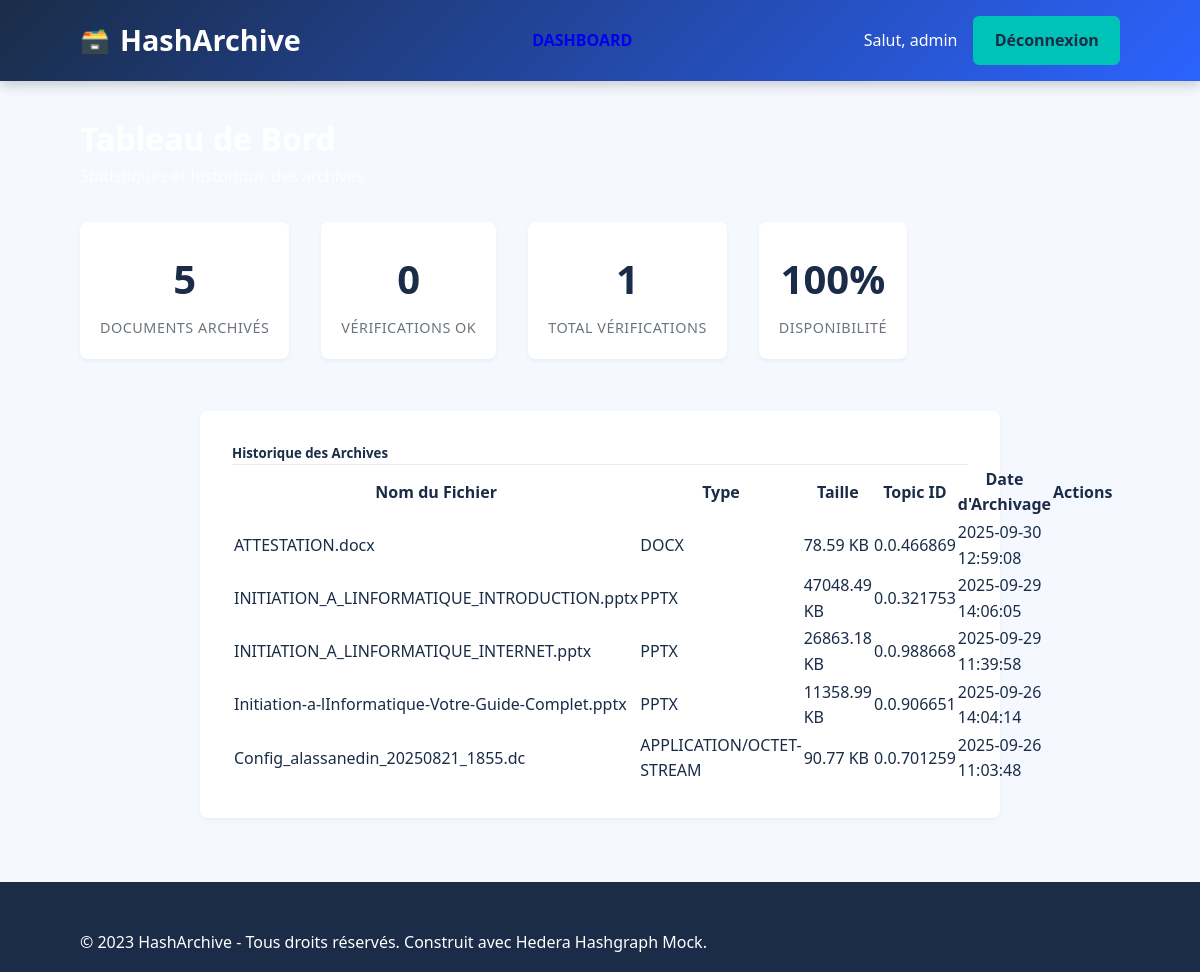
Page /tableau_de_bord (signed in) on the committed database.
### tables this page shows
CREATE TABLE archives (
                id INTEGER PRIMARY KEY AUTOINCREMENT,
                nom_fichier TEXT NOT NULL,
                hash_fichier TEXT UNIQUE NOT NULL,
                topic_id TEXT UNIQUE NOT NULL,
                horodatage TEXT NOT NULL,           -- Horodatage du mock Hedera (string)
                date_archivage DATETIME DEFAULT CURRENT_TIMESTAMP,
                taille_fichier INTEGER,
                type_fichier TEXT,
                archive_par TEXT                  -- Qui a archivé le document
            );

### app.py (the view)
@app.route("/tableau_de_bord")
def tableau_de_bord():
    if not session.get('logged_in'):
        flash("Veuillez vous connecter pour accéder au tableau de bord.", "danger")
        return redirect(url_for("connexion"))
    archives = database.get_all_archives()
    stats = database.get_stats()
    return render_template("dashboard.html", archives=archives, stats=stats)

### database.py (called while the page is built)
def get_db():
    db = getattr(g, '_database', None)
    if db is None:
        db = g._database = sqlite3.connect(DATABASE)
        db.row_factory = sqlite3.Row
    return db

def register_db_teardown(app):
    @app.teardown_appcontext
    def close_connection(exception):
        db = getattr(g, '_database', None)
        if db is not None:
            db.close()

def get_all_archives():
    db = get_db()
    cursor = db.execute("SELECT * FROM archives ORDER BY horodatage DESC")
    return cursor.fetchall()

def get_stats():
    db = get_db()
    stats = {}
    stats['total_archives'] = db.execute("SELECT COUNT(*) FROM archives").fetchone()[0]
    stats['total_verifications'] = db.execute("SELECT COUNT(*) FROM verifications").fetchone()[0]
    stats['verifications_ok'] = db.execute("SELECT COUNT(*) FROM verifications WHERE resultat = 1").fetchone()[0]
    return stats

### templates/dashboard.html (shortened to what this page needs)
{% extends "base.html" %}
{% block content %}
<div class="row mb-4">
    <div class="col-12">
        <h1 class="h2 text-white">
        </h1>
        <p class="text-white-50">Statistiques et historique des archives</p>
    </div>
</div>
<div class="row mb-4">
    <div class="col-md-3">
        <div class="card stats-card bg-white">
            <div class="stats-number">{{ stats.total_archives }}</div>
            <div class="stats-label">Documents Archivés</div>
        </div>
    </div>
    <div class="col-md-3">
        <div class="card stats-card bg-white">
            <div class="stats-number">{{ stats.verifications_ok }}</div>
            <div class="stats-label">Vérifications OK</div>
        </div>
    </div>
    <div class="col-md-3">
        <div class="card stats-card bg-white">
            <div class="stats-number">{{ stats.total_verifications }}</div>
            <div class="stats-label">Total Vérifications</div>
        </div>
    </div>
    <div class="col-md-3">
        <div class="card stats-card bg-white">
            <div class="stats-number">100%</div>
            <div class="stats-label">Disponibilité</div>
        </div>
    </div>
</div>
<div class="card">
    <div class="card-header bg-white">
        <h5 class="mb-0">
            Historique des Archives
        </h5>
    </div>
    <div class="card-body">
        {% if archives %}
        <div class="table-responsive">
            <table class="table table-hover">
                <thead>
                    <tr>
                        <th>Nom du Fichier</th>
                        <th>Type</th>
                        <th>Taille</th>
                        <th>Topic ID</th>
                        <th>Date d'Archivage</th>
                        <th>Actions</th>
                    </tr>
                </thead>
                <tbody>
                    {% for archive in archives %}
                    <tr>
                        <td>{{ archive.nom_fichier }}</td>
                        <td><span class="badge bg-secondary">{{ archive.type_fichier|upper }}</span></td>
                        <td>{{ (archive.taille_fichier / 1024)|round(2) }} KB</td>
                        <td><code>{{ archive.topic_id }}</code></td>
                        <td>{{ archive.horodatage }}</td>
                        <td>
                            <a href="{{ url_for('verifier', topic_id=archive.topic_id) }}" class="btn btn-sm btn-outline-primary">
                            </a>
                        </td>
                    </tr>
                    {% endfor %}
                </tbody>
            </table>
        </div>
        {% else %}
        <div class="text-center py-4">
            <i class="fas fa-inbox fa-3x text-muted mb-3"></i>
            <p class="text-muted">Aucune archive pour le moment</p>
            <a href="{{ url_for('index') }}" class="btn btn-primary">Archiver un document</a>
        </div>
        {% endif %}
    </div>
</div>
{% endblock %}

### templates/base.html (shortened to what this page needs)
<!DOCTYPE html>
<html lang="fr">
<head>
</head>
<body>
    <header>
        <div class="container">
            <nav>
                <a href="{{ url_for('index') }}" class="logo">
                    <div style="font-size: 24px;">🗃️</div>
                    <h1>HashArchive</h1>
                </a>
                <div class="nav-links">
                    {% if session.get('logged_in') %}
                        <a href="{{ url_for('index') }}" class="btn">DASHBOARD</a>
                    {% endif %}
                </div>
                <div class="auth-buttons">
                    {% if session.get('logged_in') %}
                        <span style="align-self: center; font-weight: 500;">Salut, {{ session['username'] }}</span>
                        <a href="{{ url_for('deconnexion') }}" class="btn btn-primary-header">Déconnexion</a>
                    {% else %}
                        <a href="{{ url_for('inscription') }}" class="btn btn-outline-light">Inscription</a>
                        <a href="{{ url_for('connexion') }}" class="btn btn-primary-header">Connexion</a>
                    {% endif %}
                </div>
            </nav>
        </div>
    </header>
    <div class="main-content">
        <div class="container">
            {% block content %}{% endblock %}
        </div>
    </div>
    <footer>
        <div class="container">
            <div class="footer-bottom">
                <p>&copy; 2023 HashArchive - Tous droits réservés. Construit avec Hedera Hashgraph Mock.</p>
            </div>
        </div>
    </footer>
</body>
</html>

### templates/base.html (style rules this page uses)
:root { --primary: #2C63FF; --secondary: #00C3B8; --dark: #1A2C47; --light: #F5F9FF; --success: #00C781; --danger: #FF4D4D; --info: #61DAFB; --warning: #FFC107; }
* { margin: 0; padding: 0; box-sizing: border-box; font-family: 'Segoe UI', Tahoma, Geneva, Verdana, sans-serif; }
body { background-color: var(--light); color: var(--dark); line-height: 1.6; min-height: 100vh; display: flex; flex-direction: column; }
.container { width: 90%; max-width: 1200px; margin: 0 auto; padding: 0 20px; }
header { background: linear-gradient(135deg, var(--dark) 0%, var(--primary) 100%); color: white; padding: 1rem 0; box-shadow: 0 4px 12px rgba(0, 0, 0, 0.2); position: sticky; top: 0; z-index: 1000; }
nav { display: flex; justify-content: space-between; align-items: center; }
.logo { display: flex; align-items: center; gap: 10px; text-decoration: none; color: white; }
.logo h1 { font-size: 1.8rem; font-weight: 700; }
.btn { padding: 0.6rem 1.2rem; border-radius: 6px; border: none; cursor: pointer; font-weight: 600; transition: all 0.3s ease; text-decoration: none; display: inline-block; text-align: center; }
.btn-primary-header { background: var(--secondary); color: var(--dark); border: 2px solid var(--secondary); }
.auth-buttons { display: flex; gap: 1rem; }
.main-content { flex-grow: 1; padding: 2rem 0; }
.app-form-section, .card { max-width: 800px; margin: 2rem auto; background: white; padding: 2rem; border-radius: 10px; box-shadow: 0 8px 25px rgba(0, 0, 0, 0.1); }
.row { display: flex; flex-wrap: wrap; gap: 2rem; }
footer { background: var(--dark); color: white; padding: 3rem 0 1rem; margin-top: auto; }

### templates/dashboard.html (style rules this page uses)
.stats-card { text-align: center; padding: 20px; border: none; border-radius: 8px; box-shadow: 0 4px 6px rgba(0, 0, 0, 0.1); margin-bottom: 20px; }
.stats-number { font-size: 2.5rem; font-weight: bold; color: var(--dark); margin-top: 5px; margin-bottom: 5px; }
.stats-label { font-size: 0.9rem; color: #6c757d; text-transform: uppercase; letter-spacing: 0.5px; }
.text-white-50 { color: rgba(255, 255, 255, 0.8) !important; }
.h2.text-white { color: white !important; }
.card { border-radius: 8px; box-shadow: 0 2px 4px rgba(0, 0, 0, 0.05); }
.card-header { border-bottom: 1px solid #e9ecef; }

### rows in the picture
archives: username "admin", nom_fichier "INITIATION_A_LINFORMATIQUE_INTRODUCTION.pptx", type_fichier "PPTX", (archive.taille_fichier/1024)|round(2) "47048.49", topic_id "0.0.321753", horodatage "2025-09-29 14:06:05"
archives: nom_fichier "ATTESTATION.docx", type_fichier "DOCX", (archive.taille_fichier/1024)|round(2) "78.59", topic_id "0.0.466869", horodatage "2025-09-30 12:59:08"
archives: nom_fichier "INITIATION_A_LINFORMATIQUE_INTERNET.pptx", type_fichier "PPTX", (archive.taille_fichier/1024)|round(2) "26863.18", topic_id "0.0.988668", horodatage "2025-09-29 11:39:58"
archives: nom_fichier "Initiation-a-lInformatique-Votre-Guide-Complet.pptx", type_fichier "PPTX", (archive.taille_fichier/1024)|round(2) "11358.99", topic_id "0.0.906651", horodatage "2025-09-26 14:04:14"
archives: nom_fichier "Config_alassanedin_20250821_1855.dc", type_fichier "APPLICATION/OCTET-STREAM", (archive.taille_fichier/1024)|round(2) "90.77", topic_id "0.0.701259", horodatage "2025-09-26 11:03:48"

### other values in the picture
{{ stats.total_archives }} "5"
{{ stats.verifications_ok }} "0"
{{ stats.total_verifications }} "1"
